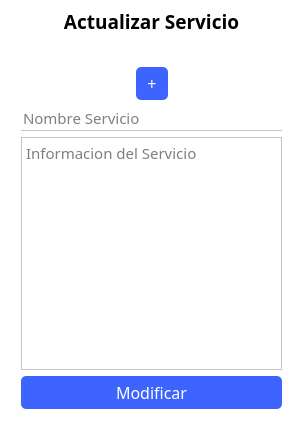
<?xml version="1.0" encoding="UTF-8"?>
<ui version="4.0">
 <class>administrador_modificar_servicios</class>
 <widget class="QDialog" name="administrador_modificar_servicios">
  <property name="geometry">
   <rect>
    <x>0</x>
    <y>0</y>
    <width>299</width>
    <height>423</height>
   </rect>
  </property>
  <property name="windowTitle">
   <string>Dialog</string>
  </property>
  <widget class="QLabel" name="label">
   <property name="geometry">
    <rect>
     <x>0</x>
     <y>-20</y>
     <width>301</width>
     <height>461</height>
    </rect>
   </property>
   <property name="styleSheet">
    <string notr="true">background-color: rgb(255, 255, 255);</string>
   </property>
   <property name="text">
    <string/>
   </property>
  </widget>
  <widget class="QWidget" name="">
   <property name="geometry">
    <rect>
     <x>21</x>
     <y>8</y>
     <width>261</width>
     <height>401</height>
    </rect>
   </property>
   <layout class="QVBoxLayout" name="verticalLayout">
    <item>
     <widget class="QLabel" name="actualiza_Servicio">
      <property name="font">
       <font>
        <family>Montserrat SemiBold</family>
        <pointsize>14</pointsize>
        <weight>75</weight>
        <bold>true</bold>
       </font>
      </property>
      <property name="text">
       <string>Actualizar Servicio</string>
      </property>
      <property name="alignment">
       <set>Qt::AlignCenter</set>
      </property>
     </widget>
    </item>
    <item>
     <layout class="QHBoxLayout" name="horizontalLayout">
      <item>
       <spacer name="horizontalSpacer_2">
        <property name="orientation">
         <enum>Qt::Horizontal</enum>
        </property>
        <property name="sizeHint" stdset="0">
         <size>
          <width>40</width>
          <height>20</height>
         </size>
        </property>
       </spacer>
      </item>
      <item>
       <widget class="QLabel" name="img">
        <property name="maximumSize">
         <size>
          <width>125</width>
          <height>125</height>
         </size>
        </property>
        <property name="text">
         <string/>
        </property>
        <property name="pixmap">
         <pixmap resource="../../resources.qrc">:/imagenes/Imagenes/imgServicio1.png</pixmap>
        </property>
        <property name="scaledContents">
         <bool>true</bool>
        </property>
       </widget>
      </item>
      <item>
       <spacer name="horizontalSpacer">
        <property name="orientation">
         <enum>Qt::Horizontal</enum>
        </property>
        <property name="sizeHint" stdset="0">
         <size>
          <width>40</width>
          <height>20</height>
         </size>
        </property>
       </spacer>
      </item>
     </layout>
    </item>
    <item>
     <layout class="QHBoxLayout" name="horizontalLayout_2">
      <item>
       <spacer name="horizontalSpacer_4">
        <property name="orientation">
         <enum>Qt::Horizontal</enum>
        </property>
        <property name="sizeHint" stdset="0">
         <size>
          <width>40</width>
          <height>20</height>
         </size>
        </property>
       </spacer>
      </item>
      <item>
       <widget class="QPushButton" name="btn_modificar_2">
        <property name="minimumSize">
         <size>
          <width>32</width>
          <height>32</height>
         </size>
        </property>
        <property name="font">
         <font>
          <family>Montserrat Medium</family>
          <pointsize>12</pointsize>
         </font>
        </property>
        <property name="styleSheet">
         <string notr="true">*{
	background-color:  #3E64FF;
	color: white;
	border-radius: 5px;
	padding: 5px;
}

:hover{
	color: #3E64FF;
	background-color: white;
	border: 1px solid #3E64FF;
}</string>
        </property>
        <property name="text">
         <string>+</string>
        </property>
       </widget>
      </item>
      <item>
       <spacer name="horizontalSpacer_3">
        <property name="orientation">
         <enum>Qt::Horizontal</enum>
        </property>
        <property name="sizeHint" stdset="0">
         <size>
          <width>40</width>
          <height>20</height>
         </size>
        </property>
       </spacer>
      </item>
     </layout>
    </item>
    <item>
     <widget class="QLineEdit" name="nombre_servicio">
      <property name="font">
       <font>
        <family>Montserrat</family>
        <pointsize>11</pointsize>
       </font>
      </property>
      <property name="styleSheet">
       <string notr="true">border: none;
border-bottom: 1px solid #C4C4C4;</string>
      </property>
      <property name="placeholderText">
       <string>Nombre Servicio</string>
      </property>
     </widget>
    </item>
    <item>
     <widget class="QPlainTextEdit" name="info_servicio">
      <property name="font">
       <font>
        <family>Montserrat</family>
        <pointsize>11</pointsize>
       </font>
      </property>
      <property name="styleSheet">
       <string notr="true">
border: 1px solid #C4C4C4;</string>
      </property>
      <property name="placeholderText">
       <string>Informacion del Servicio</string>
      </property>
     </widget>
    </item>
    <item>
     <widget class="QPushButton" name="btn_modificar">
      <property name="minimumSize">
       <size>
        <width>120</width>
        <height>0</height>
       </size>
      </property>
      <property name="font">
       <font>
        <family>Montserrat Medium</family>
        <pointsize>12</pointsize>
       </font>
      </property>
      <property name="styleSheet">
       <string notr="true">*{
	background-color:  #3E64FF;
	color: white;
	border-radius: 5px;
	padding: 5px;
}

:hover{
	color: #3E64FF;
	background-color: white;
	border: 1px solid #3E64FF;
}</string>
      </property>
      <property name="text">
       <string>Modificar</string>
      </property>
     </widget>
    </item>
   </layout>
  </widget>
 </widget>
 <resources>
  <include location="../../resources.qrc"/>
 </resources>
 <connections/>
</ui>
